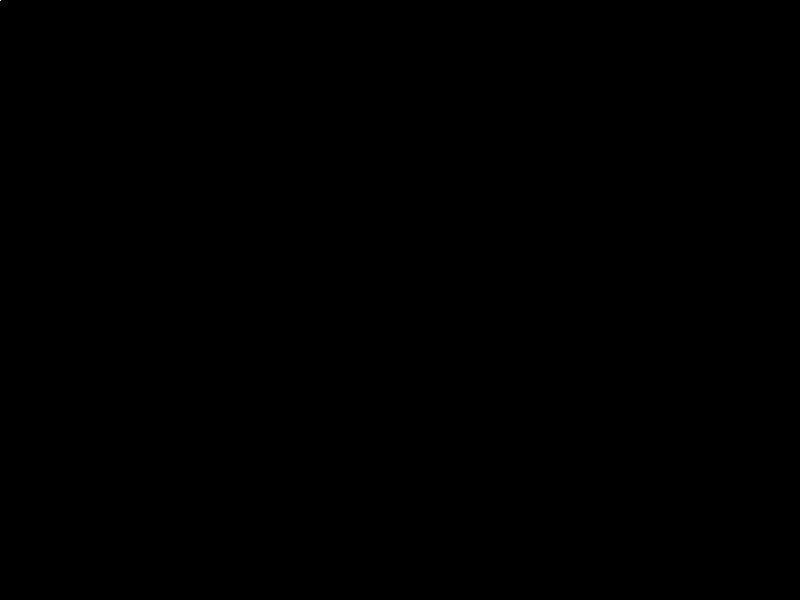
Frame 1 (no input)
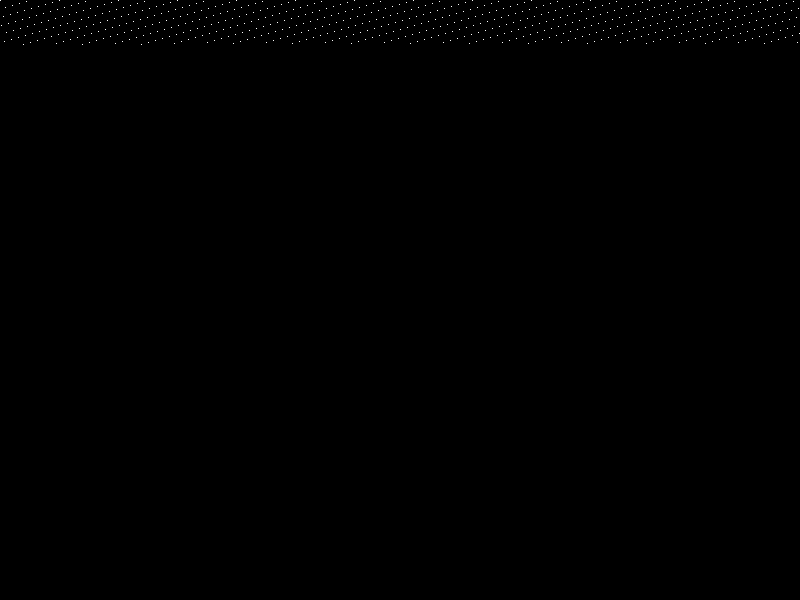
Frame 60 (the mouse pressed at the canvas centre just before this capture)
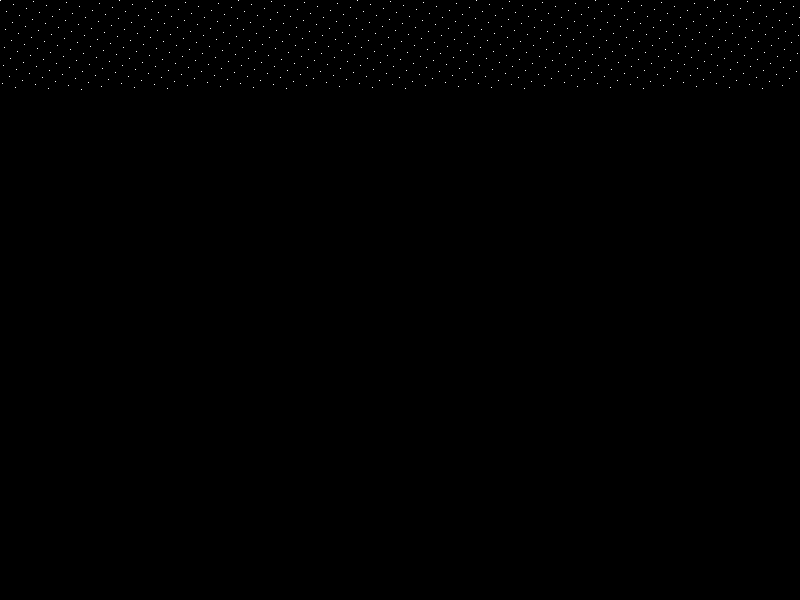
Frame 120 (the mouse held since frame 60 and released just before this capture)

The Processing sketch that drew these frames (run headless with seeded random() and noise(); from frame 60 on, the mouse is pressed at the canvas centre):

// Processing sketch: UnderstandingVyralGlitching
// ── UnderstandingVyralGlitching.pde
int x=0;

void setup(){
  size(800,600);
  background(0);
}

void draw(){
  background(0);
  loadPixels();
  //for(int x=0;x<width;x++){
    for(int y=0;y<height;y++){
      pixels[x*y]=color(255);
    }
  //}
  updatePixels();
  x++;
  if(x>width) x=0;
  delay(50);
}
